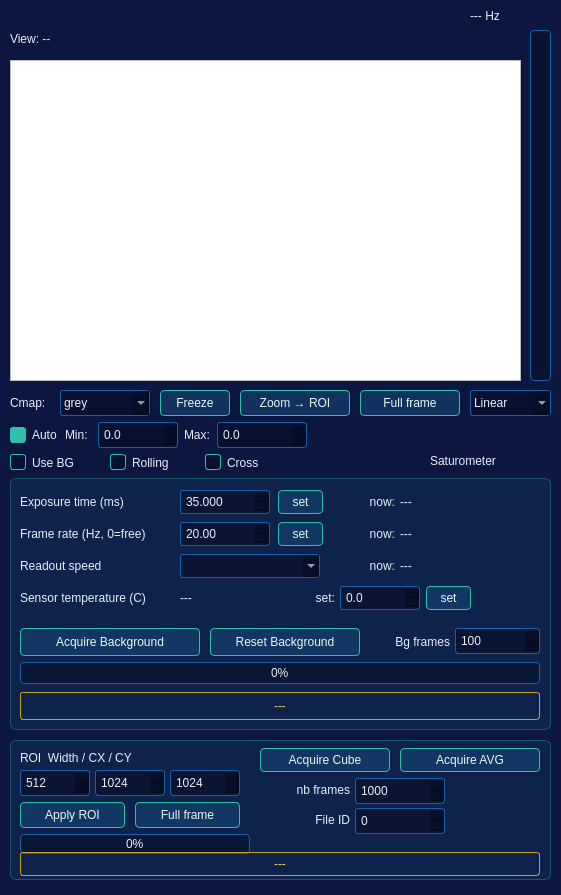
<?xml version="1.0" encoding="UTF-8"?>
<ui version="4.0">
 <class>Form</class>
 <widget class="QWidget" name="Form">
  <property name="geometry">
   <rect>
    <x>0</x>
    <y>0</y>
    <width>561</width>
    <height>895</height>
   </rect>
  </property>
  <property name="windowTitle">
   <string>ORCA Control</string>
  </property>
  <property name="styleSheet">
   <string notr="true">QWidget#Form {
    background-color: #0b1740;
}

QLabel, QCheckBox, QGroupBox, QSpinBox, QDoubleSpinBox, QComboBox {
    color: #e8eef7;
}

QFrame#frame, QFrame#frame_2 {
    background-color: rgba(24, 72, 120, 0.22);
    border: 1px solid rgba(48, 192, 168, 0.35);
    border-radius: 6px;
}

QPushButton {
    background-color: rgba(24, 72, 120, 0.55);
    color: #eaf6f2;
    border: 1px solid #30c0a8;
    border-radius: 4px;
    padding: 3px 6px;
}
QPushButton:hover   { background-color: rgba(48, 192, 168, 0.30); }
QPushButton:pressed { background-color: rgba(48, 192, 168, 0.50); }
QPushButton:checked { background-color: #30c0a8; color: #05122e; }

QSpinBox, QDoubleSpinBox, QComboBox {
    background-color: rgba(5, 12, 34, 0.6);
    border: 1px solid #1860a8;
    border-radius: 3px;
    padding: 1px 3px;
}

QCheckBox::indicator {
    width: 14px; height: 14px;
    border: 1px solid #30c0a8;
    border-radius: 3px;
    background: rgba(5, 12, 34, 0.6);
}
QCheckBox::indicator:checked { background: #30c0a8; }

QProgressBar {
    border: 1px solid #1860a8;
    border-radius: 4px;
    text-align: center;
    color: #e8eef7;
    background: rgba(5, 12, 34, 0.5);
}
QProgressBar::chunk {
    background-color: #30c0a8;
    border-radius: 3px;
}

QLabel#logLabel, QLabel#logBgLabel {
    border: 1px solid #c0a818;
    border-radius: 3px;
    color: #f0d873;
}

QComboBox QAbstractItemView {
    background-color: #10224f;
    color: #e8eef7;
    selection-background-color: #1860a8;
    selection-color: #ffffff;
    border: 1px solid #30c0a8;
    outline: 0;
}
</string>
  </property>
  <widget class="QLabel" name="statsLabel">
   <property name="geometry">
    <rect>
     <x>10</x>
     <y>0</y>
     <width>451</width>
     <height>26</height>
    </rect>
   </property>
   <property name="text">
    <string/>
   </property>
  </widget>
  <widget class="QLabel" name="freqLabel">
   <property name="geometry">
    <rect>
     <x>470</x>
     <y>0</y>
     <width>81</width>
     <height>31</height>
    </rect>
   </property>
   <property name="text">
    <string>--- Hz</string>
   </property>
  </widget>
  <widget class="QLabel" name="roiPosLabel">
   <property name="geometry">
    <rect>
     <x>10</x>
     <y>30</y>
     <width>541</width>
     <height>18</height>
    </rect>
   </property>
   <property name="text">
    <string>View: --</string>
   </property>
  </widget>
  <widget class="GraphicsView" name="imageView">
   <property name="geometry">
    <rect>
     <x>10</x>
     <y>60</y>
     <width>511</width>
     <height>321</height>
    </rect>
   </property>
  </widget>
  <widget class="QProgressBar" name="saturationProgressBar">
   <property name="geometry">
    <rect>
     <x>530</x>
     <y>30</y>
     <width>21</width>
     <height>351</height>
    </rect>
   </property>
   <property name="orientation">
    <enum>Qt::Vertical</enum>
   </property>
   <property name="invertedAppearance">
    <bool>false</bool>
   </property>
   <property name="textDirection">
    <enum>QProgressBar::TopToBottom</enum>
   </property>
  </widget>
  <widget class="QLabel" name="label_2">
   <property name="geometry">
    <rect>
     <x>430</x>
     <y>452</y>
     <width>120</width>
     <height>17</height>
    </rect>
   </property>
   <property name="text">
    <string>Saturometer</string>
   </property>
  </widget>
  <widget class="QLabel" name="cmapLabel">
   <property name="geometry">
    <rect>
     <x>10</x>
     <y>390</y>
     <width>45</width>
     <height>26</height>
    </rect>
   </property>
   <property name="text">
    <string>Cmap:</string>
   </property>
  </widget>
  <widget class="QComboBox" name="cmapComboBox">
   <property name="geometry">
    <rect>
     <x>60</x>
     <y>390</y>
     <width>90</width>
     <height>26</height>
    </rect>
   </property>
   <item>
    <property name="text">
     <string>grey</string>
    </property>
   </item>
   <item>
    <property name="text">
     <string>hot</string>
    </property>
   </item>
   <item>
    <property name="text">
     <string>viridis</string>
    </property>
   </item>
   <item>
    <property name="text">
     <string>inferno</string>
    </property>
   </item>
  </widget>
  <widget class="QPushButton" name="freezeButton">
   <property name="geometry">
    <rect>
     <x>160</x>
     <y>390</y>
     <width>70</width>
     <height>26</height>
    </rect>
   </property>
   <property name="text">
    <string>Freeze</string>
   </property>
   <property name="checkable">
    <bool>true</bool>
   </property>
  </widget>
  <widget class="QPushButton" name="extractZoomButton">
   <property name="geometry">
    <rect>
     <x>240</x>
     <y>390</y>
     <width>110</width>
     <height>26</height>
    </rect>
   </property>
   <property name="text">
    <string>Zoom → ROI</string>
   </property>
  </widget>
  <widget class="QPushButton" name="resetZoomButton">
   <property name="geometry">
    <rect>
     <x>360</x>
     <y>390</y>
     <width>100</width>
     <height>26</height>
    </rect>
   </property>
   <property name="text">
    <string>Full frame</string>
   </property>
  </widget>
  <widget class="QComboBox" name="scaleComboBox">
   <property name="geometry">
    <rect>
     <x>470</x>
     <y>390</y>
     <width>81</width>
     <height>26</height>
    </rect>
   </property>
   <item>
    <property name="text">
     <string>Linear</string>
    </property>
   </item>
   <item>
    <property name="text">
     <string>Sqrt</string>
    </property>
   </item>
   <item>
    <property name="text">
     <string>Log</string>
    </property>
   </item>
  </widget>
  <widget class="QCheckBox" name="autoCheckBox">
   <property name="geometry">
    <rect>
     <x>10</x>
     <y>422</y>
     <width>50</width>
     <height>26</height>
    </rect>
   </property>
   <property name="text">
    <string>Auto</string>
   </property>
   <property name="checked">
    <bool>true</bool>
   </property>
  </widget>
  <widget class="QLabel" name="minLabel">
   <property name="geometry">
    <rect>
     <x>65</x>
     <y>422</y>
     <width>30</width>
     <height>26</height>
    </rect>
   </property>
   <property name="text">
    <string>Min:</string>
   </property>
  </widget>
  <widget class="QDoubleSpinBox" name="minSpin">
   <property name="enabled">
    <bool>false</bool>
   </property>
   <property name="geometry">
    <rect>
     <x>98</x>
     <y>422</y>
     <width>80</width>
     <height>26</height>
    </rect>
   </property>
   <property name="decimals">
    <number>1</number>
   </property>
   <property name="minimum">
    <double>-1000000000.000000000000000</double>
   </property>
   <property name="maximum">
    <double>1000000000.000000000000000</double>
   </property>
  </widget>
  <widget class="QLabel" name="maxLabel">
   <property name="geometry">
    <rect>
     <x>184</x>
     <y>422</y>
     <width>30</width>
     <height>26</height>
    </rect>
   </property>
   <property name="text">
    <string>Max:</string>
   </property>
  </widget>
  <widget class="QDoubleSpinBox" name="maxSpin">
   <property name="enabled">
    <bool>false</bool>
   </property>
   <property name="geometry">
    <rect>
     <x>217</x>
     <y>422</y>
     <width>90</width>
     <height>26</height>
    </rect>
   </property>
   <property name="decimals">
    <number>1</number>
   </property>
   <property name="minimum">
    <double>-1000000000.000000000000000</double>
   </property>
   <property name="maximum">
    <double>1000000000.000000000000000</double>
   </property>
  </widget>
  <widget class="QCheckBox" name="bgCheckBox">
   <property name="geometry">
    <rect>
     <x>10</x>
     <y>452</y>
     <width>95</width>
     <height>21</height>
    </rect>
   </property>
   <property name="text">
    <string>Use BG</string>
   </property>
  </widget>
  <widget class="QCheckBox" name="rollingCheckBox">
   <property name="geometry">
    <rect>
     <x>110</x>
     <y>452</y>
     <width>90</width>
     <height>21</height>
    </rect>
   </property>
   <property name="text">
    <string>Rolling</string>
   </property>
  </widget>
  <widget class="QCheckBox" name="crossCheckBox">
   <property name="geometry">
    <rect>
     <x>205</x>
     <y>452</y>
     <width>55</width>
     <height>21</height>
    </rect>
   </property>
   <property name="text">
    <string>Cross</string>
   </property>
  </widget>
  <widget class="QLabel" name="posLabel">
   <property name="geometry">
    <rect>
     <x>270</x>
     <y>452</y>
     <width>155</width>
     <height>21</height>
    </rect>
   </property>
   <property name="text">
    <string/>
   </property>
  </widget>
  <widget class="QFrame" name="frame">
   <property name="geometry">
    <rect>
     <x>10</x>
     <y>478</y>
     <width>541</width>
     <height>252</height>
    </rect>
   </property>
   <property name="frameShape">
    <enum>QFrame::StyledPanel</enum>
   </property>
   <property name="frameShadow">
    <enum>QFrame::Raised</enum>
   </property>
   <widget class="QLabel" name="ditLabel_1">
    <property name="geometry">
     <rect>
      <x>10</x>
      <y>12</y>
      <width>150</width>
      <height>24</height>
     </rect>
    </property>
    <property name="text">
     <string>Exposure time (ms)</string>
    </property>
   </widget>
   <widget class="QDoubleSpinBox" name="ditBox">
    <property name="geometry">
     <rect>
      <x>170</x>
      <y>12</y>
      <width>90</width>
      <height>24</height>
     </rect>
    </property>
    <property name="decimals">
     <number>3</number>
    </property>
    <property name="minimum">
     <double>0.001000000000000</double>
    </property>
    <property name="maximum">
     <double>60000.000000000000000</double>
    </property>
    <property name="singleStep">
     <double>1.000000000000000</double>
    </property>
    <property name="value">
     <double>35.000000000000000</double>
    </property>
   </widget>
   <widget class="QPushButton" name="ditButton">
    <property name="geometry">
     <rect>
      <x>268</x>
      <y>12</y>
      <width>45</width>
      <height>24</height>
     </rect>
    </property>
    <property name="text">
     <string>set</string>
    </property>
   </widget>
   <widget class="QLabel" name="ditLabel_2">
    <property name="geometry">
     <rect>
      <x>325</x>
      <y>12</y>
      <width>60</width>
      <height>24</height>
     </rect>
    </property>
    <property name="text">
     <string>now:</string>
    </property>
    <property name="alignment">
     <set>Qt::AlignRight|Qt::AlignTrailing|Qt::AlignVCenter</set>
    </property>
   </widget>
   <widget class="QLabel" name="ditStatusLabel">
    <property name="geometry">
     <rect>
      <x>390</x>
      <y>12</y>
      <width>140</width>
      <height>24</height>
     </rect>
    </property>
    <property name="text">
     <string>---</string>
    </property>
   </widget>
   <widget class="QLabel" name="fpsLabel_1">
    <property name="geometry">
     <rect>
      <x>10</x>
      <y>44</y>
      <width>150</width>
      <height>24</height>
     </rect>
    </property>
    <property name="text">
     <string>Frame rate (Hz, 0=free)</string>
    </property>
   </widget>
   <widget class="QDoubleSpinBox" name="fpsBox">
    <property name="geometry">
     <rect>
      <x>170</x>
      <y>44</y>
      <width>90</width>
      <height>24</height>
     </rect>
    </property>
    <property name="decimals">
     <number>2</number>
    </property>
    <property name="maximum">
     <double>1000.000000000000000</double>
    </property>
    <property name="singleStep">
     <double>1.000000000000000</double>
    </property>
    <property name="value">
     <double>20.000000000000000</double>
    </property>
   </widget>
   <widget class="QPushButton" name="fpsButton">
    <property name="geometry">
     <rect>
      <x>268</x>
      <y>44</y>
      <width>45</width>
      <height>24</height>
     </rect>
    </property>
    <property name="text">
     <string>set</string>
    </property>
   </widget>
   <widget class="QLabel" name="fpsLabel_2">
    <property name="geometry">
     <rect>
      <x>325</x>
      <y>44</y>
      <width>60</width>
      <height>24</height>
     </rect>
    </property>
    <property name="text">
     <string>now:</string>
    </property>
    <property name="alignment">
     <set>Qt::AlignRight|Qt::AlignTrailing|Qt::AlignVCenter</set>
    </property>
   </widget>
   <widget class="QLabel" name="fpsStatusLabel">
    <property name="geometry">
     <rect>
      <x>390</x>
      <y>44</y>
      <width>140</width>
      <height>24</height>
     </rect>
    </property>
    <property name="text">
     <string>---</string>
    </property>
   </widget>
   <widget class="QLabel" name="readoutSpeedLabel">
    <property name="geometry">
     <rect>
      <x>10</x>
      <y>76</y>
      <width>150</width>
      <height>24</height>
     </rect>
    </property>
    <property name="text">
     <string>Readout speed</string>
    </property>
   </widget>
   <widget class="QComboBox" name="readoutSpeedComboBox">
    <property name="geometry">
     <rect>
      <x>170</x>
      <y>76</y>
      <width>140</width>
      <height>24</height>
     </rect>
    </property>
   </widget>
   <widget class="QLabel" name="readoutSpeedLabel_2">
    <property name="geometry">
     <rect>
      <x>325</x>
      <y>76</y>
      <width>60</width>
      <height>24</height>
     </rect>
    </property>
    <property name="text">
     <string>now:</string>
    </property>
    <property name="alignment">
     <set>Qt::AlignRight|Qt::AlignTrailing|Qt::AlignVCenter</set>
    </property>
   </widget>
   <widget class="QLabel" name="readoutSpeedStatusLabel">
    <property name="geometry">
     <rect>
      <x>390</x>
      <y>76</y>
      <width>140</width>
      <height>24</height>
     </rect>
    </property>
    <property name="text">
     <string>---</string>
    </property>
   </widget>
   <widget class="QLabel" name="tempLabel">
    <property name="geometry">
     <rect>
      <x>10</x>
      <y>108</y>
      <width>150</width>
      <height>24</height>
     </rect>
    </property>
    <property name="text">
     <string>Sensor temperature (C)</string>
    </property>
   </widget>
   <widget class="QLabel" name="tempStatusLabel">
    <property name="geometry">
     <rect>
      <x>170</x>
      <y>108</y>
      <width>95</width>
      <height>24</height>
     </rect>
    </property>
    <property name="text">
     <string>---</string>
    </property>
   </widget>
   <widget class="QLabel" name="setTempLabel">
    <property name="geometry">
     <rect>
      <x>270</x>
      <y>108</y>
      <width>55</width>
      <height>24</height>
     </rect>
    </property>
    <property name="text">
     <string>set:</string>
    </property>
    <property name="alignment">
     <set>Qt::AlignRight|Qt::AlignTrailing|Qt::AlignVCenter</set>
    </property>
   </widget>
   <widget class="QDoubleSpinBox" name="setTempBox">
    <property name="geometry">
     <rect>
      <x>330</x>
      <y>108</y>
      <width>80</width>
      <height>24</height>
     </rect>
    </property>
    <property name="decimals">
     <number>1</number>
    </property>
    <property name="minimum">
     <double>-50.000000000000000</double>
    </property>
    <property name="maximum">
     <double>50.000000000000000</double>
    </property>
    <property name="singleStep">
     <double>1.000000000000000</double>
    </property>
   </widget>
   <widget class="QPushButton" name="setTempButton">
    <property name="geometry">
     <rect>
      <x>416</x>
      <y>108</y>
      <width>45</width>
      <height>24</height>
     </rect>
    </property>
    <property name="text">
     <string>set</string>
    </property>
   </widget>
   <widget class="QPushButton" name="acqBgButton">
    <property name="geometry">
     <rect>
      <x>10</x>
      <y>150</y>
      <width>180</width>
      <height>28</height>
     </rect>
    </property>
    <property name="text">
     <string>Acquire Background</string>
    </property>
   </widget>
   <widget class="QPushButton" name="resetBgButton">
    <property name="geometry">
     <rect>
      <x>200</x>
      <y>150</y>
      <width>150</width>
      <height>28</height>
     </rect>
    </property>
    <property name="text">
     <string>Reset Background</string>
    </property>
   </widget>
   <widget class="QLabel" name="nbFrameBgLabel">
    <property name="geometry">
     <rect>
      <x>360</x>
      <y>150</y>
      <width>80</width>
      <height>28</height>
     </rect>
    </property>
    <property name="text">
     <string>Bg frames</string>
    </property>
    <property name="alignment">
     <set>Qt::AlignRight|Qt::AlignTrailing|Qt::AlignVCenter</set>
    </property>
   </widget>
   <widget class="QSpinBox" name="nbFrameBgBox">
    <property name="geometry">
     <rect>
      <x>445</x>
      <y>150</y>
      <width>85</width>
      <height>26</height>
     </rect>
    </property>
    <property name="minimum">
     <number>1</number>
    </property>
    <property name="maximum">
     <number>10000</number>
    </property>
    <property name="value">
     <number>100</number>
    </property>
   </widget>
   <widget class="QProgressBar" name="progressBgBar">
    <property name="geometry">
     <rect>
      <x>10</x>
      <y>184</y>
      <width>520</width>
      <height>22</height>
     </rect>
    </property>
    <property name="value">
     <number>0</number>
    </property>
   </widget>
   <widget class="QLabel" name="logBgLabel">
    <property name="geometry">
     <rect>
      <x>10</x>
      <y>214</y>
      <width>520</width>
      <height>28</height>
     </rect>
    </property>
    <property name="frameShape">
     <enum>QFrame::Box</enum>
    </property>
    <property name="text">
     <string>---</string>
    </property>
    <property name="alignment">
     <set>Qt::AlignCenter</set>
    </property>
   </widget>
  </widget>
  <widget class="QFrame" name="frame_2">
   <property name="geometry">
    <rect>
     <x>10</x>
     <y>740</y>
     <width>541</width>
     <height>140</height>
    </rect>
   </property>
   <property name="frameShape">
    <enum>QFrame::StyledPanel</enum>
   </property>
   <property name="frameShadow">
    <enum>QFrame::Raised</enum>
   </property>
   <widget class="QLabel" name="roiLabel">
    <property name="geometry">
     <rect>
      <x>10</x>
      <y>8</y>
      <width>220</width>
      <height>20</height>
     </rect>
    </property>
    <property name="text">
     <string>ROI  Width / CX / CY</string>
    </property>
   </widget>
   <widget class="QSpinBox" name="ImageWidthBox">
    <property name="geometry">
     <rect>
      <x>10</x>
      <y>30</y>
      <width>70</width>
      <height>26</height>
     </rect>
    </property>
    <property name="minimum">
     <number>4</number>
    </property>
    <property name="maximum">
     <number>4096</number>
    </property>
    <property name="singleStep">
     <number>4</number>
    </property>
    <property name="value">
     <number>512</number>
    </property>
   </widget>
   <widget class="QSpinBox" name="ImageCenterXBox">
    <property name="geometry">
     <rect>
      <x>85</x>
      <y>30</y>
      <width>70</width>
      <height>26</height>
     </rect>
    </property>
    <property name="minimum">
     <number>0</number>
    </property>
    <property name="maximum">
     <number>4096</number>
    </property>
    <property name="value">
     <number>1024</number>
    </property>
   </widget>
   <widget class="QSpinBox" name="ImageCenterYBox">
    <property name="geometry">
     <rect>
      <x>160</x>
      <y>30</y>
      <width>70</width>
      <height>26</height>
     </rect>
    </property>
    <property name="minimum">
     <number>0</number>
    </property>
    <property name="maximum">
     <number>4096</number>
    </property>
    <property name="value">
     <number>1024</number>
    </property>
   </widget>
   <widget class="QPushButton" name="roiApplyButton">
    <property name="geometry">
     <rect>
      <x>10</x>
      <y>62</y>
      <width>105</width>
      <height>26</height>
     </rect>
    </property>
    <property name="text">
     <string>Apply ROI</string>
    </property>
   </widget>
   <widget class="QPushButton" name="roiFullButton">
    <property name="geometry">
     <rect>
      <x>125</x>
      <y>62</y>
      <width>105</width>
      <height>26</height>
     </rect>
    </property>
    <property name="text">
     <string>Full frame</string>
    </property>
   </widget>
   <widget class="QPushButton" name="acqButton">
    <property name="geometry">
     <rect>
      <x>250</x>
      <y>8</y>
      <width>130</width>
      <height>24</height>
     </rect>
    </property>
    <property name="text">
     <string>Acquire Cube</string>
    </property>
   </widget>
   <widget class="QPushButton" name="acqAvgButton">
    <property name="geometry">
     <rect>
      <x>390</x>
      <y>8</y>
      <width>140</width>
      <height>24</height>
     </rect>
    </property>
    <property name="text">
     <string>Acquire AVG</string>
    </property>
   </widget>
   <widget class="QLabel" name="nbFrameLabel">
    <property name="geometry">
     <rect>
      <x>250</x>
      <y>38</y>
      <width>90</width>
      <height>24</height>
     </rect>
    </property>
    <property name="text">
     <string>nb frames</string>
    </property>
    <property name="alignment">
     <set>Qt::AlignRight|Qt::AlignTrailing|Qt::AlignVCenter</set>
    </property>
   </widget>
   <widget class="QSpinBox" name="nbFrameBox">
    <property name="geometry">
     <rect>
      <x>345</x>
      <y>38</y>
      <width>90</width>
      <height>26</height>
     </rect>
    </property>
    <property name="minimum">
     <number>1</number>
    </property>
    <property name="maximum">
     <number>100000</number>
    </property>
    <property name="value">
     <number>1000</number>
    </property>
   </widget>
   <widget class="QLabel" name="frameIdLabel">
    <property name="geometry">
     <rect>
      <x>250</x>
      <y>68</y>
      <width>90</width>
      <height>24</height>
     </rect>
    </property>
    <property name="text">
     <string>File ID</string>
    </property>
    <property name="alignment">
     <set>Qt::AlignRight|Qt::AlignTrailing|Qt::AlignVCenter</set>
    </property>
   </widget>
   <widget class="QSpinBox" name="frameIdBox">
    <property name="geometry">
     <rect>
      <x>345</x>
      <y>68</y>
      <width>90</width>
      <height>26</height>
     </rect>
    </property>
    <property name="minimum">
     <number>0</number>
    </property>
    <property name="maximum">
     <number>100000</number>
    </property>
    <property name="value">
     <number>0</number>
    </property>
   </widget>
   <widget class="QProgressBar" name="progressBar">
    <property name="geometry">
     <rect>
      <x>10</x>
      <y>94</y>
      <width>230</width>
      <height>20</height>
     </rect>
    </property>
    <property name="value">
     <number>0</number>
    </property>
   </widget>
   <widget class="QLabel" name="logLabel">
    <property name="geometry">
     <rect>
      <x>10</x>
      <y>112</y>
      <width>520</width>
      <height>24</height>
     </rect>
    </property>
    <property name="frameShape">
     <enum>QFrame::Box</enum>
    </property>
    <property name="text">
     <string>---</string>
    </property>
    <property name="alignment">
     <set>Qt::AlignCenter</set>
    </property>
   </widget>
  </widget>
 </widget>
 <customwidgets>
  <customwidget>
   <class>GraphicsView</class>
   <extends>QGraphicsView</extends>
   <header>pyqtgraph</header>
  </customwidget>
 </customwidgets>
 <resources/>
 <connections/>
</ui>
